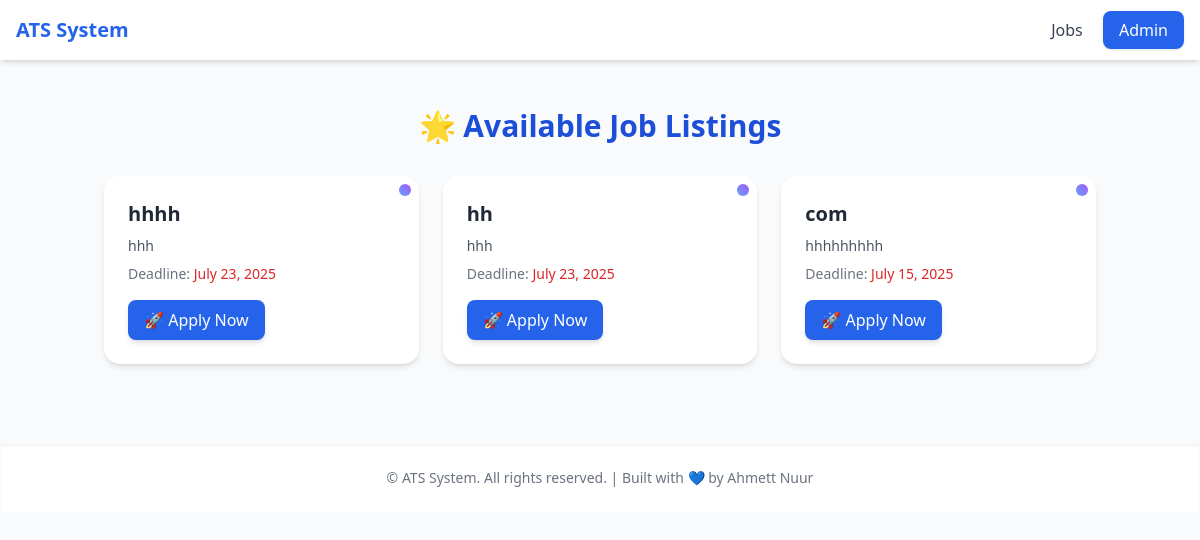
Before: / with the older database file.
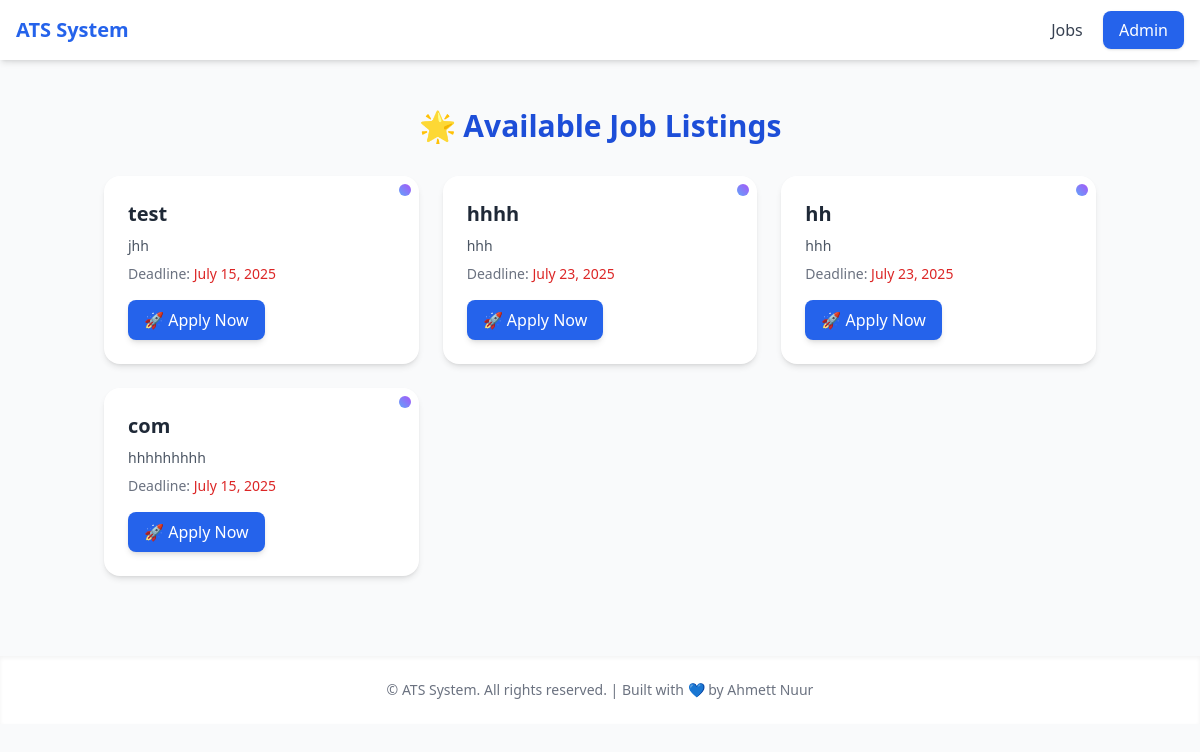
After: the same page with the newer database file.
### ats_app/models.py (models this page shows, shortened)
class Job(models.Model):
    title = models.CharField(max_length=200)
    description = models.TextField()
    deadline = models.DateField()
    created_at = models.DateTimeField(auto_now_add=True)

### ats_app/views.py (the view)
# urls.py: path('', views.job_list, name='job_list'),
def job_list(request):
    jobs = Job.objects.all().order_by('-created_at')
    return render(request, 'job_list.html', {'jobs': jobs})

### ats_app/templates/job_list.html (shortened to what this page needs)
{% extends 'base.html' %}
{% block content %}
<div class="animate__animated animate__fadeIn">
  <h1 class="text-3xl font-bold text-center text-blue-700 mb-8">🌟 Available Job Listings</h1>
  {% if jobs %}
    <div class="grid grid-cols-1 sm:grid-cols-2 lg:grid-cols-3 gap-6">
      {% for job in jobs %}
        <div class="group relative bg-white rounded-2xl shadow-md p-6 hover:shadow-xl transition duration-300 ease-in-out transform hover:-translate-y-1 hover:scale-[1.02] animate__animated animate__fadeInUp">
          <h2 class="text-xl font-semibold text-gray-800 group-hover:text-blue-600 transition">{{ job.title }}</h2>
          <p class="text-gray-600 mt-2 text-sm">
            {{ job.description|truncatewords:30 }}
          </p>
          <p class="text-sm text-gray-500 mt-2">
            Deadline: <span class="font-medium text-red-600">{{ job.deadline }}</span>
          </p>
          <a href="{% url 'apply_job' job.id %}"
             class="mt-4 inline-block bg-blue-600 hover:bg-blue-700 text-white px-4 py-2 rounded-lg shadow-md transition duration-300">
            🚀 Apply Now
          </a>
          <div class="absolute top-0 right-0 p-2">
            <div class="w-3 h-3 rounded-full bg-gradient-to-tr from-blue-400 to-purple-500 animate-ping"></div>
          </div>
        </div>
      {% endfor %}
    </div>
  {% else %}
    <div class="bg-yellow-50 text-yellow-800 border border-yellow-300 p-6 rounded-lg text-center shadow-md animate__animated animate__fadeInDown">
      No jobs available right now. Please check back later.
    </div>
  {% endif %}
</div>
{% endblock %}

### ats_app/templates/base.html (shortened to what this page needs)
<!DOCTYPE html>
<html lang="en">
<head>
  <script src="https://cdn.tailwindcss.com"></script>
  <link href="https://cdnjs.cloudflare.com/ajax/libs/animate.css/4.1.1/animate.min.css" rel="stylesheet"/>
  <link href="https://cdnjs.cloudflare.com/ajax/libs/animate.css/4.1.1/animate.min.css" rel="stylesheet"/>
</head>
<body class="bg-gray-50 text-gray-900 font-sans leading-normal tracking-normal">
  <nav class="bg-white shadow-md sticky top-0 z-50">
    <div class="max-w-7xl mx-auto px-4 py-4 flex items-center justify-between">
      <a href="/" class="text-xl font-bold text-blue-600 animate__animated animate__fadeInLeft">ATS System</a>
      <div class="space-x-4">
        <a href="{% url 'job_list' %}" class="text-gray-700 hover:text-blue-600 transition duration-300">Jobs</a>
        <a href="{% url 'admin_login' %}" class="bg-blue-600 hover:bg-blue-700 text-white px-4 py-2 rounded-lg shadow transition duration-300">Admin</a>
      </div>
    </div>
  </nav>
  <main class="max-w-5xl mx-auto px-4 py-8">
    {% block content %}{% endblock %}
  </main>
  <footer class="bg-white shadow-inner py-6 mt-12">
    <div class="max-w-6xl mx-auto px-4 text-center text-sm text-gray-500">
      &copy; {{ now|date:"Y" }} ATS System. All rights reserved. | Built with 💙 by Ahmett Nuur
    </div>
  </footer>
</body>
</html>

Changed rows visible on the page:
added Job: title "test", description "jhh", deadline "July 15, 2025"
